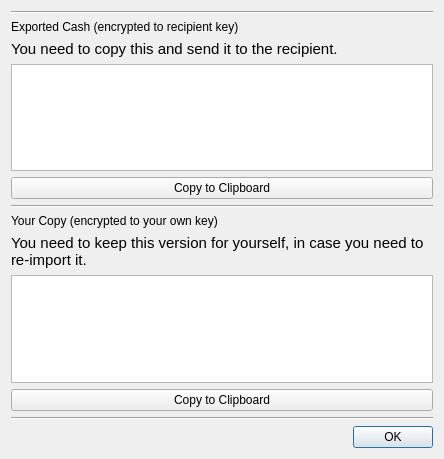
<?xml version="1.0" encoding="UTF-8"?>
<ui version="4.0">
 <class>DlgExportedCash</class>
 <widget class="QDialog" name="DlgExportedCash">
  <property name="geometry">
   <rect>
    <x>0</x>
    <y>0</y>
    <width>444</width>
    <height>459</height>
   </rect>
  </property>
  <property name="windowTitle">
   <string>Output</string>
  </property>
  <layout class="QVBoxLayout" name="verticalLayout">
   <item>
    <widget class="Line" name="line_3">
     <property name="orientation">
      <enum>Qt::Horizontal</enum>
     </property>
    </widget>
   </item>
   <item>
    <widget class="QLabel" name="labelHeader1">
     <property name="text">
      <string>Exported Cash (encrypted to recipient key)</string>
     </property>
    </widget>
   </item>
   <item>
    <widget class="QLabel" name="labelHeader2">
     <property name="font">
      <font>
       <pointsize>11</pointsize>
      </font>
     </property>
     <property name="text">
      <string>You need to copy this and send it to the recipient.</string>
     </property>
    </widget>
   </item>
   <item>
    <widget class="QPlainTextEdit" name="plainTextEdit">
     <property name="readOnly">
      <bool>true</bool>
     </property>
    </widget>
   </item>
   <item>
    <widget class="QPushButton" name="pushButton">
     <property name="text">
      <string>Copy to Clipboard</string>
     </property>
    </widget>
   </item>
   <item>
    <widget class="Line" name="line">
     <property name="orientation">
      <enum>Qt::Horizontal</enum>
     </property>
    </widget>
   </item>
   <item>
    <widget class="QLabel" name="labelHeader3">
     <property name="text">
      <string>Your Copy (encrypted to your own key)</string>
     </property>
    </widget>
   </item>
   <item>
    <widget class="QLabel" name="labelHeader4">
     <property name="font">
      <font>
       <pointsize>11</pointsize>
      </font>
     </property>
     <property name="text">
      <string>You need to keep this version for yourself, in case you need to re-import it.</string>
     </property>
     <property name="wordWrap">
      <bool>true</bool>
     </property>
    </widget>
   </item>
   <item>
    <widget class="QPlainTextEdit" name="plainTextEditCopy">
     <property name="readOnly">
      <bool>true</bool>
     </property>
    </widget>
   </item>
   <item>
    <widget class="QPushButton" name="pushButtonCopy">
     <property name="text">
      <string>Copy to Clipboard</string>
     </property>
    </widget>
   </item>
   <item>
    <widget class="Line" name="line_2">
     <property name="orientation">
      <enum>Qt::Horizontal</enum>
     </property>
    </widget>
   </item>
   <item>
    <widget class="QDialogButtonBox" name="buttonBox">
     <property name="standardButtons">
      <set>QDialogButtonBox::Ok</set>
     </property>
    </widget>
   </item>
  </layout>
 </widget>
 <resources/>
 <connections/>
</ui>
